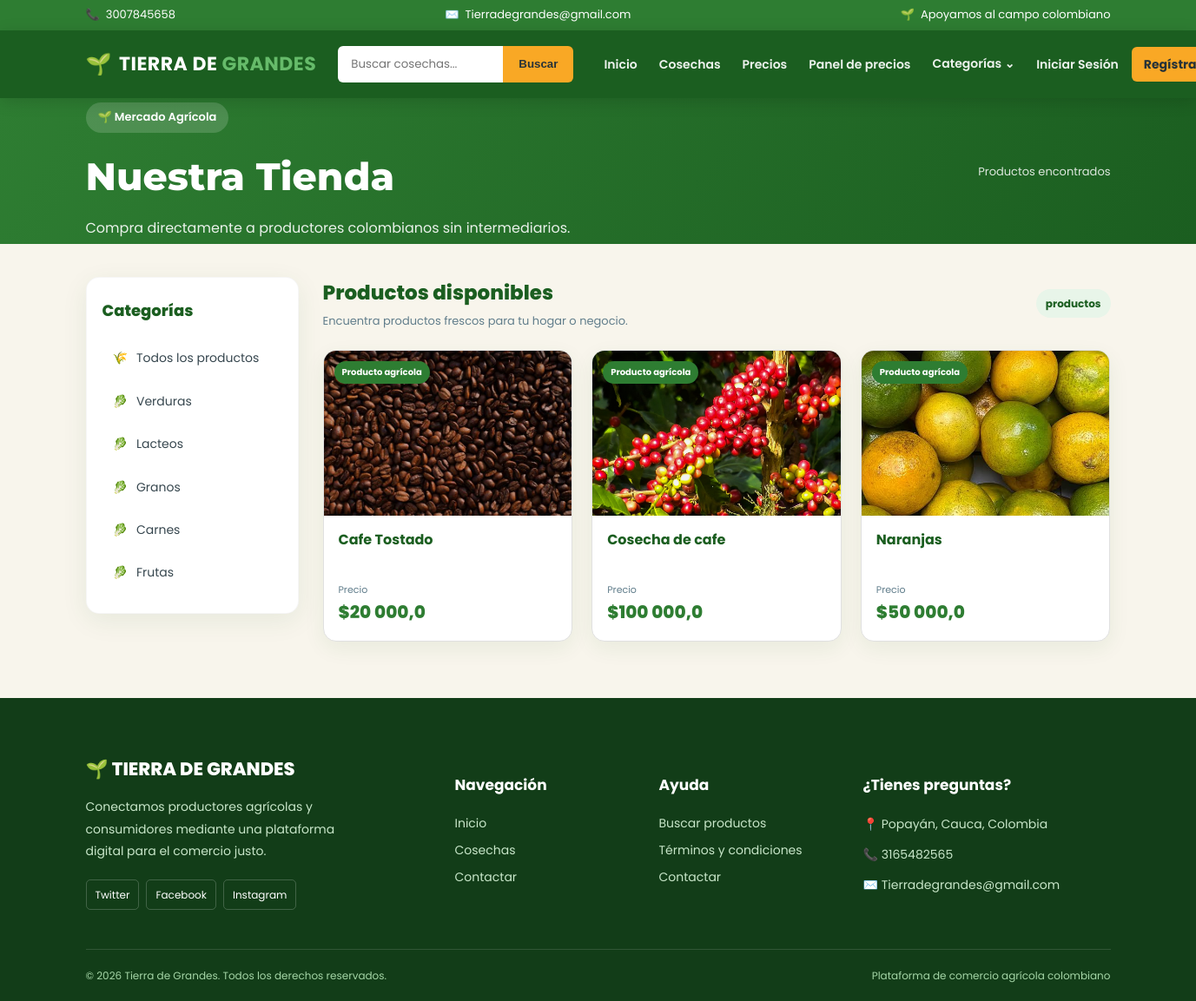
/verproducto/, run on the app's committed database.
### categorias/models.py (models this page shows, shortened)
class Categoria(models.Model):
    nombre = models.CharField(max_length=45)
    slug = models.CharField(max_length=100, unique=True)
    descripcion = models.TextField()
    image = models.ImageField(blank=True, null=True)
    activo=models.BooleanField(default=True)
    def get_url(self):
        return reverse('productos_categoria', args=[self.slug])
    class Meta:
        verbose_name_plural='Categoria'

### productos/models.py (models this page shows, shortened)
class Producto(models.Model):
    user = models.ForeignKey(Cuentas,on_delete=models.CASCADE, related_name='product')
    nombre = models.CharField(max_length=50)
    slug= AutoSlugField(populate_from='nombre')
    precio = models.FloatField()  # Field name made lowercase.
    Informacion_de_produccion = models.CharField(max_length=100)
    image = models.ImageField()  # Field name made lowercase.
    stock = models.IntegerField()
    timestamp = models.DateTimeField(default=timezone.now)
    descripcion = models.TextField()
    categoria = models.ForeignKey(Categoria,on_delete=models.CASCADE, related_name='productoscat')
    destacado=models.BooleanField(default=True)
    activo=models.BooleanField(default=True)
    fecha_creacion = models.DateTimeField(auto_now_add=True)
    modificacion_date = models.DateTimeField(auto_now=True)
    unidad_precio = models.CharField(max_length=10, choices=UNIDADES_PRECIO, default="kg")
    producto_sipsa = models.CharField(
        max_length=100, blank=True, choices=PRODUCTOS_SIPSA,
        help_text="Producto equivalente en el SIPSA, si tiene precio de referencia",
    )
    def get_url(self):
        return reverse('detalleproducto', args=[self.categoria.slug, self.slug])
    class Meta:
        ordering = ['-timestamp']
        verbose_name = 'Producto'
        verbose_name_plural = 'Productos'
        ordering = ['-id']

### productos/views.py (the view)
# urls.py: path('verproducto/', verproducto, name='verproducto'),
def verproducto (request, categoria_slug=None):
    categorias =None
    productos =None
    if categoria_slug !=None:
        categorias = get_object_or_404(Categoria, slug=categoria_slug)
        productos = Producto.objects.filter(categoria=categorias, activo=True)
        paginator = Paginator(productos, 5)
        page = request.GET.get('page')
        page_productos = paginator.get_page(page)
        product_count = productos.count()
    else:
        productos = Producto.objects.all().filter(activo=True)
        paginator = Paginator(productos, 5)
        page = request.GET.get('page')
        page_productos = paginator.get_page(page)
        product_count = productos.count()
    context = {
        'productos' :page_productos,
        'product_count':product_count,
    }
    return render (request, 'categorias/vercategoria.html',context)

### carrito/context_processors.py (called while the page is built)
def counter(request):
    carrito_count = 0
    try:
        carrito = Carrito.objects.filter(carrito_id=_carrito_id(request))
        if request.user.is_authenticated:
            carrito_items = CarritoItem.objects.all().filter(user=request.user)
        else:
            carrito_items = CarritoItem.objects.all().filter(carrito=carrito[:1])
        for carrito_item in carrito_items:
            carrito_count += carrito_item.cantidad
    except CarritoItem.DoesNotExist:
        carrito_count = 0
    return dict(carrito_count=carrito_count)

### carrito/views.py (called while the page is built)
def _carrito_id(request): #creamos una funcion privada que solo va a funcionar en este archivo
    carrito =request.session.session_key
    if not carrito: #hago una condicion que si no exiate
        carrito = request.session.create()
    return carrito

### categorias/context_processors.py (called while the page is built)
def menu_links(request):
    links = Categoria.objects.all()
    return dict(links=links)

### tiera_de_grandes/templates/categorias/vercategoria.html (shortened to what this page needs)
{% extends 'index.html' %}
{% load static %}
{% load humanize %}
{% block content %}
<link rel="stylesheet" href="{% static 'css/store.css' %}">
<section class="store-page">
    <header class="store-hero">
        <div class="store-container">
            <div class="store-hero-content">
                <div>
                    <span class="store-badge">🌱 Mercado Agrícola</span>
                    <h1>Nuestra Tienda</h1>
                    <p>Compra directamente a productores colombianos sin intermediarios.</p>
                </div>
                <div class="store-counter">
                    <span>Productos encontrados</span>
                </div>
            </div>
        </div>
    </header>
    <div class="store-container store-layout">
        <aside class="store-sidebar">
            <div class="store-panel">
                <h2 class="store-panel-title">Categorías</h2>
                <ul class="store-category-list">
                    <li>
                        <a href="{% url 'verproducto' %}">
                            <span>🌾</span> Todos los productos
                        </a>
                    </li>
                    {% for categoria in links %}
                    <li>
                        <a href="{{ categoria.get_url }}">
                            <span>🥬</span> {{ categoria.nombre }}
                        </a>
                    </li>
                    {% empty %}
                    <li class="store-no-categories">
                        No hay categorías disponibles.
                    </li>
                    {% endfor %}
                </ul>
            </div>
        </aside>
        <main class="store-main">
            <div class="store-results-header">
                <div>
                    <h2>Productos disponibles</h2>
                    <p>Encuentra productos frescos para tu hogar o negocio.</p>
                </div>
                <span class="store-results-count">
                    {{ producto_count }} productos
                </span>
            </div>
            <div class="store-products-grid">
                {% for categoria in productos %}
                <article class="store-product-card">
                    <a href="{{ categoria.get_url }}"
                       class="store-product-image-link">
                        {% if categoria.image %}
                        <img
                            src="{{ categoria.image.url }}"
                            alt="{{ categoria.nombre }}"
                            class="store-product-image"
                            loading="lazy">
                        {% else %}
                        <div class="store-image-placeholder">🌱</div>
                        {% endif %}
                        <span class="store-product-label">
                            Producto agrícola
                        </span>
                    </a>
                    <div class="store-product-info">
                        <h3>
                            <a href="{{ categoria.get_url }}">
                                {{ categoria.nombre }}
                            </a>
                        </h3>
                        <div class="store-product-footer">
                            <div>
                                <span class="store-price-label">
                                    Precio
                                </span>
                                <strong class="store-product-price">
                                    ${{ categoria.precio|intcomma }}
                                </strong>
                            </div>
                        </div>
                    </div>
                </article>
                {% endfor %}
            </div>
        </main>
    </div>
</section>
{% endblock %}

### tiera_de_grandes/static/css/index.css (style rules this page uses)
:root { --green-dark: #1B5E20; --green: #2E7D32; --green-light: #66BB6A; --green-soft: #E8F5E9; --cream: #F8F5EC; --cream-dark: #F1EBDD; --yellow: #F9A825; --yellow-dark: #F57F17; --brown: #795548; --text: #37474F; --text-light: #607D8B; --white: #FFFFFF; --border: #E0E0E0; --shadow: 0 8px 30px rgba(27, 94, 32, 0.08); --shadow-hover: 0 15px 35px rgba(27, 94, 32, 0.16); }
* { box-sizing: border-box; }
html { scroll-behavior: smooth; }
body { margin: 0; background: var(--cream); color: var(--text); font-family: "Poppins", sans-serif; line-height: 1.6; }
a { text-decoration: none; }
img { max-width: 100%; }

### tiera_de_grandes/static/css/store.css (style rules this page uses)
.store-page { --store-green-dark: #1B5E20; --store-green: #2E7D32; --store-green-light: #66BB6A; --store-green-soft: #E8F5E9; --store-cream: #F8F5EC; --store-yellow: #F9A825; --store-text: #37474F; --store-muted: #607D8B; --store-border: #E0E0E0; color: var(--store-text); background: var(--store-cream); font-family: "Poppins", sans-serif; }
.store-page *, .store-page *::before, .store-page *::after { box-sizing: border-box; }
.store-container { width: 90%; max-width: 1180px; margin: 0 auto; }
.store-hero { padding: 5px 0; color: white; background: linear-gradient( 120deg, #2E7D32, #1B5E20 ); }
.store-hero-content { display: flex; align-items: center; justify-content: space-between; gap: 30px; }
.store-badge { display: inline-block; margin-bottom: 15px; padding: 7px 14px; border-radius: 30px; background: rgba(255,255,255,.16); font-size: 13px; font-weight: 600; }
.store-hero h1 { margin: 0 0 12px; color: white; font-family: "Montserrat", sans-serif; font-size: clamp(32px, 4vw, 44px); font-weight: 800; }
.store-hero p { max-width: 600px; margin: 0; color: rgba(255,255,255,.9); font-size: 16px; }
.store-counter { min-width: 145px; text-align: center; }
.store-counter span { color: rgba(255,255,255,.85); font-size: 13px; }
.store-layout { display: grid; grid-template-columns: 245px minmax(0, 1fr); align-items: start; gap: 28px; padding-top: 38px; padding-bottom: 65px; }
.store-sidebar, .store-main { min-width: 0; }
.store-panel { padding: 24px 18px; background: white; border: 1px solid rgba(0,0,0,.035); border-radius: 15px; box-shadow: 0 8px 30px rgba(27,94,32,.08); }
.store-panel-title { margin: 0 0 18px; color: var(--store-green-dark); font-size: 18px; font-weight: 800; }
.store-category-list { display: flex; flex-direction: column; gap: 5px; padding: 0; margin: 0; list-style: none; }
.store-category-list a { display: flex; align-items: center; gap: 10px; padding: 11px 12px; border-radius: 8px; color: var(--store-text); font-size: 14px; transition: background .2s, color .2s; }
.store-results-header { display: flex; align-items: center; justify-content: space-between; gap: 15px; margin-bottom: 22px; }
.store-results-header h2 { margin: 0 0 5px; color: var(--store-green-dark); font-size: 23px; font-weight: 800; }
.store-results-header p { margin: 0; color: var(--store-muted); font-size: 13px; }
.store-results-count { flex-shrink: 0; padding: 7px 11px; border-radius: 20px; background: var(--store-green-soft); color: var(--store-green-dark); font-size: 12px; font-weight: 700; }
.store-products-grid { display: grid; grid-template-columns: repeat(3, minmax(0, 1fr)); align-items: stretch; gap: 22px; }
.store-product-card { min-width: 0; overflow: hidden; background: white; border: 1px solid var(--store-border); border-radius: 15px; box-shadow: 0 8px 25px rgba(27,94,32,.07); transition: transform .25s, box-shadow .25s; }
.store-product-image-link { position: relative; display: block; height: 190px; overflow: hidden; background: #edf3e9; }
.store-product-image { display: block; width: 100%; height: 100%; object-fit: cover; transition: transform .35s; }
.store-product-label { position: absolute; top: 12px; left: 12px; padding: 5px 9px; border-radius: 20px; background: var(--store-green); color: white; font-size: 10px; font-weight: 700; }
.store-product-info { padding: 17px; }
.store-product-info h3 { min-height: 44px; margin: 0 0 16px; font-size: 16px; line-height: 1.4; }
.store-product-info h3 a { color: var(--store-green-dark); font-weight: 700; }
.store-product-footer { display: flex; align-items: center; justify-content: space-between; gap: 10px; }
.store-price-label { display: block; color: var(--store-muted); font-size: 11px; }
.store-product-price { color: var(--store-green); font-size: 20px; font-weight: 800; }

### data on the page
Categoria: nombre "Verduras"
Categoria: nombre "Lacteos"
Categoria: nombre "Granos"
Categoria: nombre "Carnes"
Categoria: nombre "Frutas"
Producto: image (picture), nombre "Cafe Tostado", precio "20 000,0"
Producto: image (picture), nombre "Cosecha de cafe", precio "100 000,0"
Producto: image (picture), nombre "Naranjas", precio "50 000,0"
